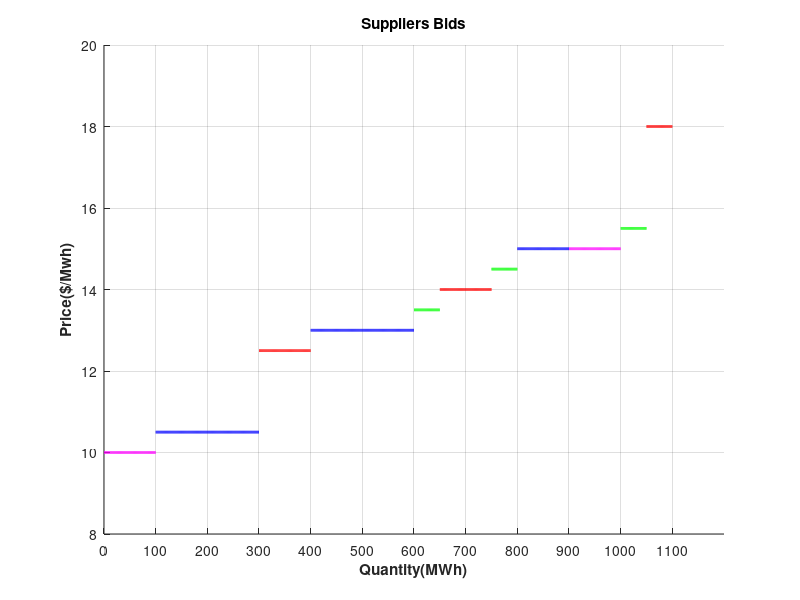

The MATLAB script that drew this image: (Note: this script raises an error after producing the figure.)
% Market Clearing Problem
clc
clear
close all
% bid power in Mwh , bid price in $/Mwh
%   company   bid power     bid price
data = [
    1         100           12.5
    1         100           14
    1         50            18
    2         200           10.5
    2         200           13
    2         100           15
    3         50            13.5
    3         50            14.5
    3         50            15.5
    4         100           10
    4         100           15
    ];
%   num   color

company_color = [
    1     'r'
    2     'b'
    3     'g'
    4     'm'
    ];

offers = [
    1     400
    2     600
    3     875
    4     920
    ];

sortdata = sortrows(data,3);
num_co = max(data(:,1));
sizedata = size(data(:,1));
bidpower = sortdata(:,2);
plotbidpower = [0 ;bidpower];
for i = 2:sizedata(1)+1
    plotbidpower(i) = plotbidpower(i)+plotbidpower(i-1);
end
max_offer = max(offers(:,2));
for i = 1:sizedata(1)
    bid_power_range = plotbidpower(i):plotbidpower(i+1);
    bid_pr(plotbidpower(i)+1:plotbidpower(i+1)+1,1) = bid_power_range;
    for j = 1:num_co
        if sortdata(i,1) == j
            pcl = company_color(j,2);
        end
    end
    hold on
    price_arrays = sortdata(i,3)*ones(1,size(bid_power_range,2));
    bid_pr(plotbidpower(i)+1:plotbidpower(i+1)+1,2) = sortdata(i,3)*ones(1,size(bid_power_range,2));
    bid_pr(plotbidpower(i)+1:plotbidpower(i+1)+1,3) = sortdata(i,1)*ones(1,size(bid_power_range,2));
    plot(bid_power_range,price_arrays,'color',pcl,'linewidth',2)
    grid on
end

title('Suppliers Bids')
xlabel('Quantity(MWh)','fontweight','bold' )
xstep = 100;
xticks(0:xstep:plotbidpower(sizedata(1))+xstep);

ylabel('Price($/Mwh)','fontweight','bold');
mindata = min(data(:,3)) - 2;
maxdata = max(data(:,3)) + 2;
ylim([mindata maxdata]);
num_offers = max(offers(:,1));

for i = 1:num_offers
    xline(offers(i,2),'linewidth',2);
    mcp_location = find(bid_pr == offers(i,2));
    mcp(i) = bid_pr(mcp_location,2);
    yl = yline(mcp(i),'--','MCP','linewidth',2,'color','black');
    yl.LabelHorizontalAlignment = 'center';
end
